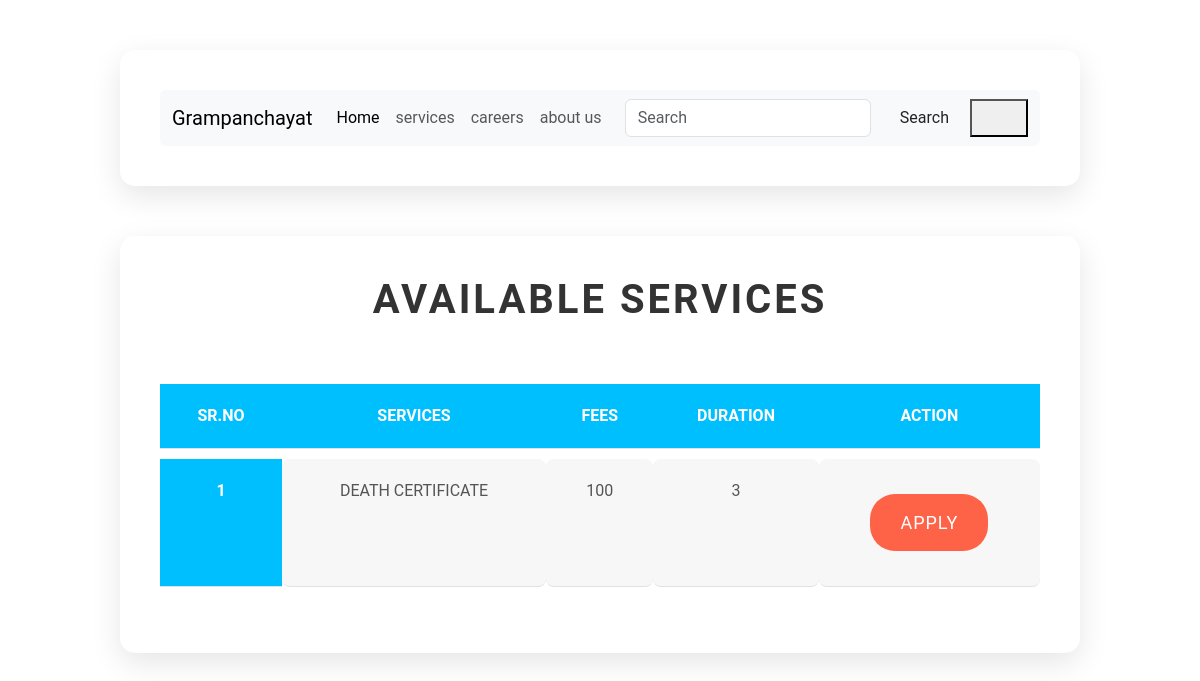
Screenshot of /services/ (signed in) with the database file from the repository.
### home/models.py (models this page shows, shortened)
class NewService(models.Model):
    name = models.CharField(max_length=100)
    fees = models.IntegerField(blank=False)
    duration = models.IntegerField(blank=False)

### home/views.py (the view)
# urls.py: path('services/', services, name='services'),
@login_required(login_url='login_page')
def services(request):
    queryset = NewService.objects.all().values()
    context = {'queryset':queryset}
    return render(request, 'services.html',context)

### home/templates/services.html (shortened to what this page needs)
{% extends 'base.html' %}
{% block start %}
<div class="container">
    <h1 class="page-title">Available Services</h1>
    <table class="table">
        <thead>
            <tr>
                <th scope="col">Sr.No</th>
                <th scope="col">Services</th>
                <th scope="col">Fees</th>
                <th scope="col">Duration</th>
                <th scope="col">Action</th>
            </tr>
        </thead>
        <tbody>
            {% for record in queryset %}
                <tr>
                    <th scope="row">{{ forloop.counter }}</th>
                    <td>{{ record.name }}</td>
                    <td>{{ record.fees }}</td>
                    <td>{{ record.duration }}</td>
                    <td><a href="{% url 'apply_page' record.id %}" class="btn-primary">Apply</a></td>
                </tr>
            {% endfor %}
        </tbody>
    </table>
</div>
{% endblock %}

### home/templates/services.html (style rules this page uses)
.container { margin: 50px auto; padding: 40px; border-radius: 15px; background: #ffffff; box-shadow: 0 10px 30px rgba(0, 0, 0, 0.1); width: 80%; font-family: 'Roboto', sans-serif; }
.page-title { text-align: center; font-size: 40px; font-weight: 700; color: #333; letter-spacing: 3px; text-transform: uppercase; margin-bottom: 50px; }
.table { width: 100%; border-collapse: separate; border-spacing: 0 10px; background-color: #fff; border-radius: 8px; overflow: hidden; }
.table th, .table td { padding: 20px; text-align: center; font-size: 16px; color: #555; text-transform: uppercase; }
.table th { background-color: #00BFFF; color: white; font-weight: bold; }
.table td { background-color: #f7f7f7; border-radius: 8px; }
.btn-primary { display: inline-block; background-color: #FF6347; color: white; padding: 15px 30px; margin: 15px 0; border: none; border-radius: 25px; font-size: 18px; text-decoration: none; text-transform: uppercase; letter-spacing: 1px; transition: background-color 0.3s ease, transform 0.3s ease; }

### rows the page displays
NewService: name "DEATH CERTIFICATE", fees "100", duration "3"
